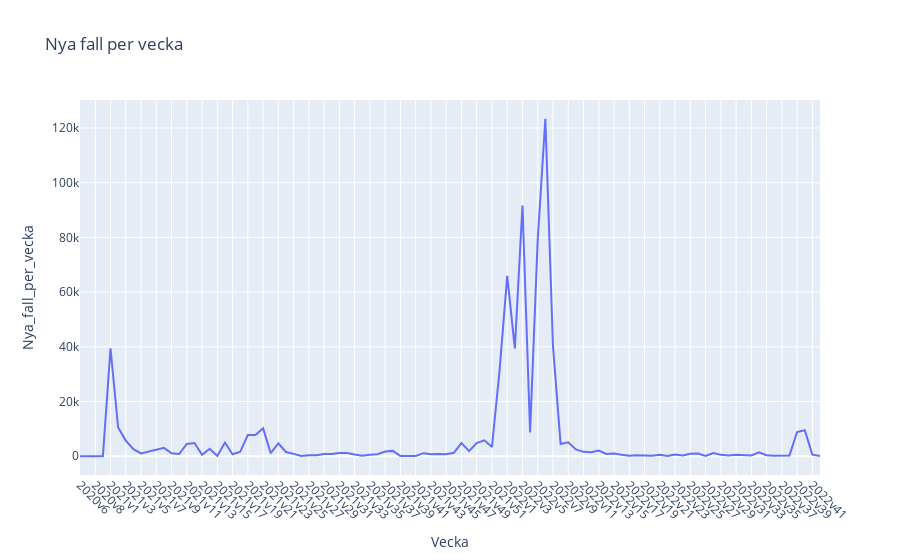

Source (notebook cell):
### Code cell
# Uppgift d)
# Draw line graph showing new cases per week, 2020v6 to now (plotly)

start_week = "2020v6"
end_week = fhm_covid["Vecka"].max()

fhm_covid_filtered = fhm_covid[fhm_covid["Vecka"] >= start_week]

# Calculate new cases per week and take the absolute value
fhm_covid_filtered.loc[:, "Nya_fall_per_vecka"] = fhm_covid_filtered["Antal_fall_vecka"].diff().fillna(0).abs()

fig = px.line(fhm_covid_filtered, x="Vecka", y="Nya_fall_per_vecka", title="Nya fall per vecka")
fig.update_xaxes(tickangle=45)

html_path = "../Labb/Visualiseringar/uppgift1_d).html"
fig.write_html(html_path)

fig.show()

### Figure 1 — Plotly figure (JSON) as saved in the notebook; plotly's stock layout.template omitted (floating-point values rounded to 4 significant figures)
{"data": [{"hovertemplate": "Vecka=%{x}<br>Nya_fall_per_vecka=%{y}<extra></extra>", "legendgroup": "", "line": {"color": "#636efa", "dash": "solid"}, "marker": {"symbol": "circle"}, "mode": "lines", "name": "", "orientation": "v", "showlegend": false, "type": "scatter", "x": ["2020v6", "2020v7", "2020v8", "2020v9", "2021v1", "2021v2", "2021v3", "2021v4", "2021v5", "2021v6", "2021v7", "2021v8", "2021v9", "2021v10", "2021v11", "2021v12", "2021v13", "2021v14", "2021v15", "2021v16", "2021v17", "2021v18", "2021v19", "2021v20", "2021v21", "2021v22", "2021v23", "2021v24", "2021v25", "2021v26", "2021v27", "2021v28", "2021v29", "2021v30", "2021v31", "2021v32", "2021v33", "2021v34", "2021v35", "2021v36", "2021v37", "2021v38", "2021v39", "2021v40", "2021v41", "2021v42", "2021v43", "2021v44", "2021v45", "2021v46", "2021v47", "2021v48", "2021v49", "2021v50", "2021v51", "2021v52", "2022v1", "2022v2", "2022v3", "2022v4", "2022v5", "2022v6", "2022v7", "2022v8", "2022v9", "2022v10", "2022v11", "2022v12", "2022v13", "2022v14", "2022v15", "2022v16", "2022v17", "2022v18", "2022v19", "2022v20", "2022v21", "2022v22", "2022v23", "2022v24", "2022v25", "2022v26", "2022v27", "2022v28", "2022v29", "2022v30", "2022v31", "2022v32", "2022v33", "2022v34", "2022v35", "2022v36", "2022v37", "2022v38", "2022v39", "2022v40", "2022v41", "2022v42"], "xaxis": "x", "y": [0, 1, 0, 13, 39433, 10511, 5713, 2568, 1050, 1678, 2331, 3067, 1059, 816, 4477, 4848, 504, 2758, 106, 5006, 724, 1628, 7764, 7744, 10196, 1120, 4700, 1546, 865, 113, 356, 369, 778, 799, 1149, 1208, 646, 222, 551, 732, 1709, 1954, 74, 94, 68, 1125, 716, 850, 759, 1274, 4822, 1886, 4848, 5836, 3422, 31434, 65934, 39417, 91631, 8720, 79327, 123378, 40178, 4484, 5089, 2477, 1608, 1462, 2088, 861, 1021, 545, 206, 379, 284, 161, 501, 61, 641, 269, 925, 1028, 118, 1206, 509, 246, 530, 403, 318, 1452, 383, 227, 266, 309, 8863, 9533, 591, 129], "yaxis": "y"}], "layout": {"legend": {"tracegroupgap": 0}, "title": {"text": "Nya fall per vecka"}, "xaxis": {"anchor": "y", "domain": [0, 1], "tickangle": 45, "title": {"text": "Vecka"}}, "yaxis": {"anchor": "x", "domain": [0, 1], "title": {"text": "Nya_fall_per_vecka"}}}}
